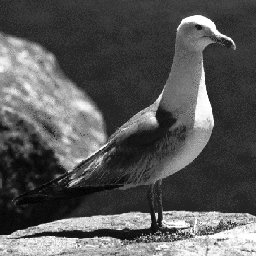
%> input picture assignments/assigmnet_1/image/gull.jpg, 256 x 256 px
$ octave problem_7.m   (GNU Octave 9; MATLAB toolbox functions it lacks are replaced by stand-ins)
%> lines starting %> are read from the running program, lines starting %| are printed output that depends on the picture
a = imread('../assigmnet_1/image/gull.jpg');
%> a is the input picture: size 256x256 uint8; min 0, max 255, mean 87.2
a_gray = uint8(floor(double(a)/32) * 32);
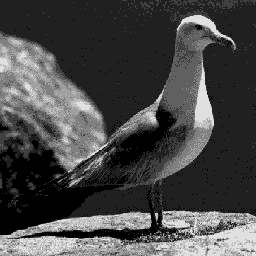
%> a_gray: size 256x256 uint8; min 0, max 224, mean 71.9
a_gray_2 = uint8(floor(double(a)/64) * 64);
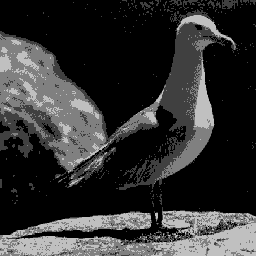
%> a_gray_2: size 256x256 uint8; min 0, max 192, mean 50.6

D = [0 128;192 64];
r = repmat(D,128,128);
x2 = a_gray>r;
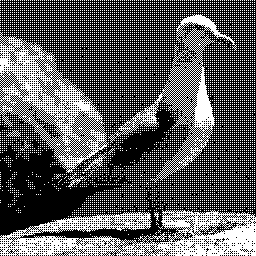
%> x2: size 256x256 logical; 36.4% white in thin lines or dots

D2_1 = [0 128 32 160;192 64 224 96;48 176 16 144;240 112 208 80];
r2 = repmat(D2_1,64,64);
x4 = a_gray>r2;
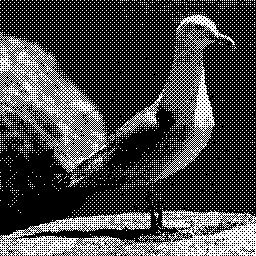
%> x4: size 256x256 logical; 28% white in thin lines or dots

D = [0 128;192 64];
r = repmat(D,128,128);
x6 = a_gray_2>r;
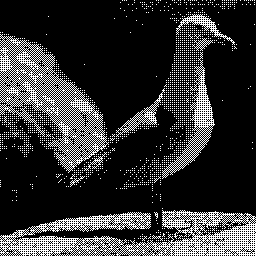
%> x6: size 256x256 logical; 19.8% white in thin lines or dots

D2_2 = [0 128 32 160;192 64 224 96;48 176 16 144;240 112 208 80];
r2 = repmat(D2_2,64,64);
x8 = a_gray_2>r2;

figure;
imshow(a_gray)
figure;
subplot(2,2,1),imshow(x2);
subplot(2,2,2),imshow(x4);
subplot(2,2,3), imshow(x6);
subplot(2,2,4), imshow(x8);

$ run again, with assignments/assigmnet_1/image/blocks.jpg copied over assignments/assigmnet_1/image/gull.jpg
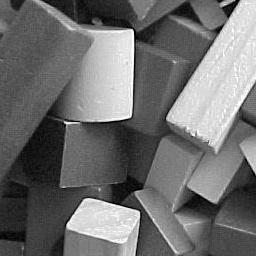
%> input picture assignments/assigmnet_1/image/blocks.jpg, 256 x 256 px
%> a is the input picture: size 256x256 uint8; min 0, max 255, mean 110.3
%> `x2 = a_gray>r;`:
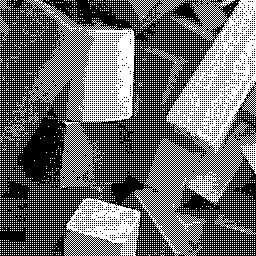
%> x2: size 256x256 logical; 42.3% white in thin lines or dots
%> x4: size 256x256 logical; 36.8% white in thin lines or dots
%> `x6 = a_gray_2>r;`:
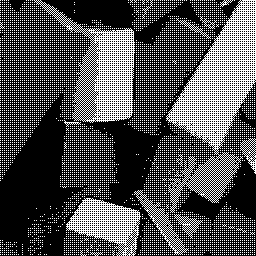
%> x6: size 256x256 logical; 31.1% white in thin lines or dots
